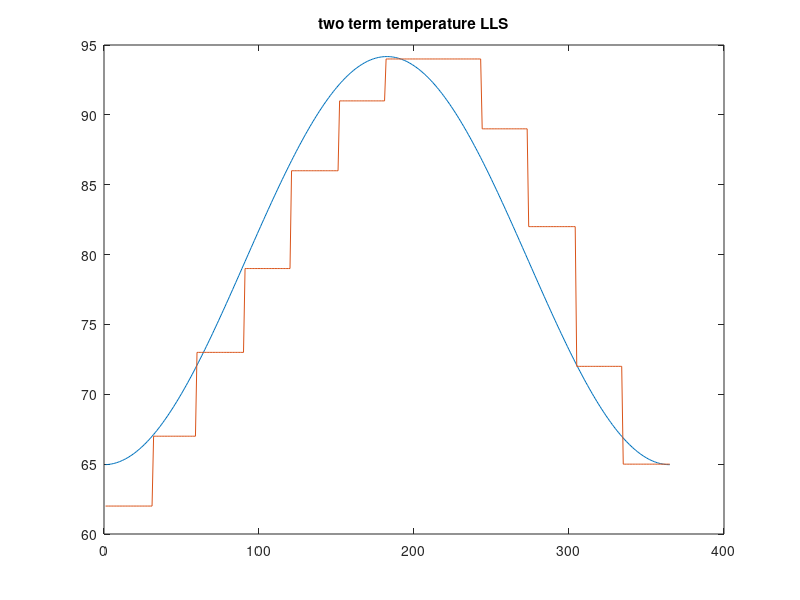
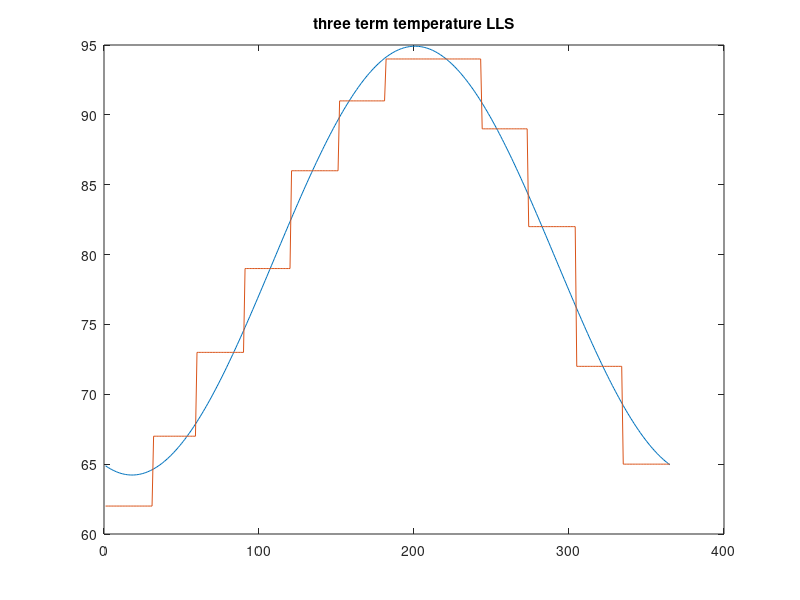
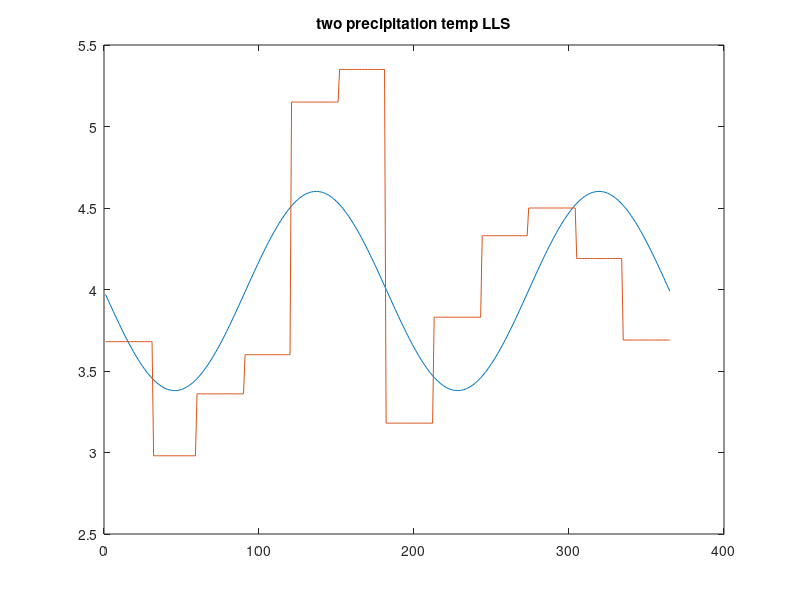

Here is the MATLAB script that generated these plots, in order:
function hw4

close all

disp("please note that the error is given in terms of the standard euclidean norm, as opposed to its square")

% % test cases for LLS_SVD
% m = 4;
% n = 3;
% A = rand(m,n);
% b = rand(m,1);
% A\b
% LLS_SVD(A,b)


% % import data from website
data = [62 41 3.68;	 
        67 44 2.98;	 
        73 51 3.36;	 
        79 57 3.60;	 
        86 66 5.15;	 
        91 72 5.35;	 
        94 74 3.18;	 
        94 73 3.83;	 
        89 68 4.33;	 
        82 59 4.50;	 
        72 50 4.19;	 
        65 43 3.69];
datat = data(:,1); % we consider monthly average high
datap = data(:,3);

% % problem 5.2

% % find c0 and c1, and find least squares regression 
% % for 1 and cos
a = 2*pi/365; % angular frequency 
days = [31 28 31 30 31 30 31 31 30 31 30 31];
yp = [];
b = 0;
for i = 1:12
    c = b + days(i);
    yp((b+1):c) = datat(i); % construct daily data from monthly
    b = c;
end
xp = 1:365; % plotting points
T = [cos(a.*xp)];
T = [ones(365,1) T'];
c = LLS_SVD(T,yp');
f = @(d) c(1) + c(2)*cos(a.*d);
figure
plot(xp,f(xp),xp,yp);
title("two term temperature LLS")
disp("Error for two term temp LLS: " + norm(T*c-yp'))

% % problem 5.3
% we attempt to use an additional sin function to
% improve regression

% % find least squares regression for 1, cos, sin
T = [T sin(a.*xp')];
c = LLS_SVD(T,yp');
g = @(d) c(1) + c(2)*cos(a.*d) + c(3)*sin(a.*d);
figure
plot(xp,g(xp),xp,yp);
title("three term temperature LLS")
disp("Error for three term temp LLS: " + norm(T*c-yp'))

% % problem 5.4

% % repeat for the precipitation data
a = 2*a; % lets try double the angular frequency
days = [31 28 31 30 31 30 31 31 30 31 30 31];
yp = [];
b = 0;
for i = 1:12
    c = b + days(i);
    yp((b+1):c) = datap(i); % construct daily data
    b = c;
end
T = [sin(a.*xp)];
T = [ones(365,1) T'];
c = LLS_SVD(T,yp');
h = @(d) c(1) + c(2)*sin(a.*d);
figure
plot(xp,h(xp),xp,yp);
title("two precipitation temp LLS")
disp("Error for two term precipitation LLS: " + norm(T*c-yp'))
end


function x = LLS_SVD(A,b)
% linear least squares solver
% Input:
%       A   is a m x n matrix
%       b   is a m vector
% Output:
%       x   is the solution to the LLS problem


[U, S, V] = svd(A);
I = find(S~= 0);
S(I) = 1./S(I);
x = V*S'*U'*b;
end

% % using a monthly averave scheme
% yp = [];
% a = 2*pi/365;
% days = [31 28 31 30 31 30 31 31 30 31 30 31];
% b = 0;
% for i = 1:12
%     c = b + days(i);
%     T(i) = mean(cos(a.*((b+1):c)));
%     yp((b+1):c) = datat(i);
%     b = c;
% end
% T = [ones(12,1) T'];
% c = LLS_SVD(T,datat);
% f = @(d) c(1) + c(2)*cos(a.*d);
% 
% xp = 1:365;
% plot(xp,f(xp),xp,yp);
